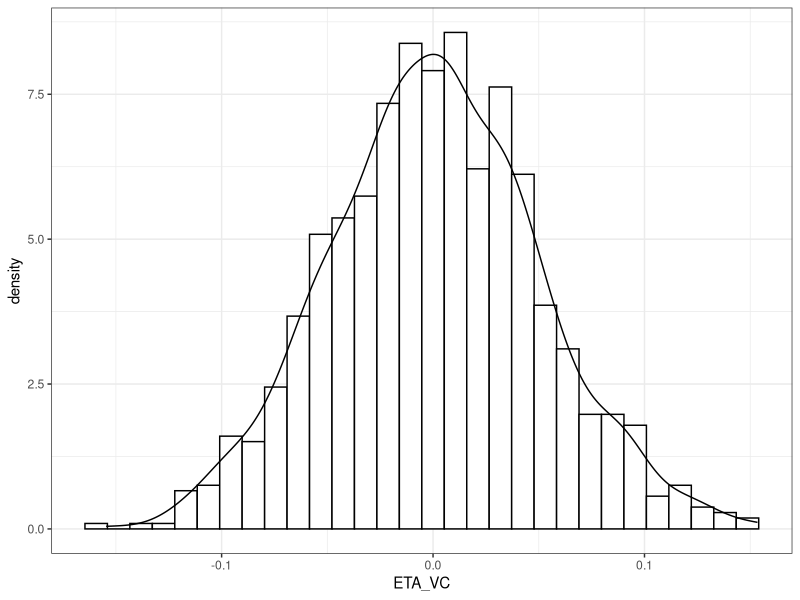
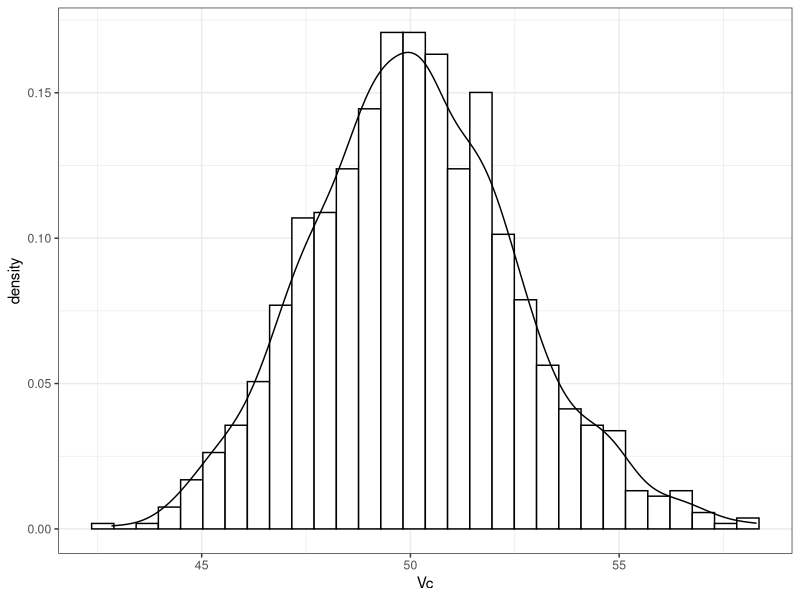
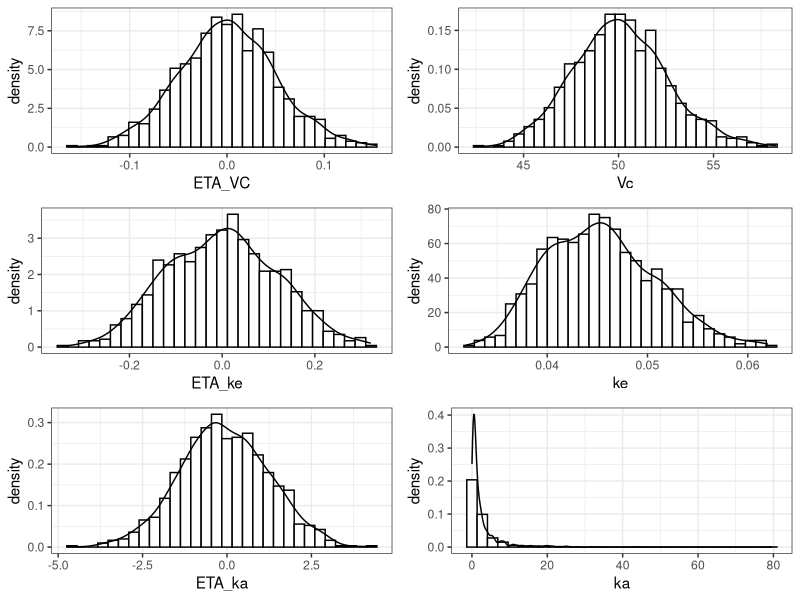
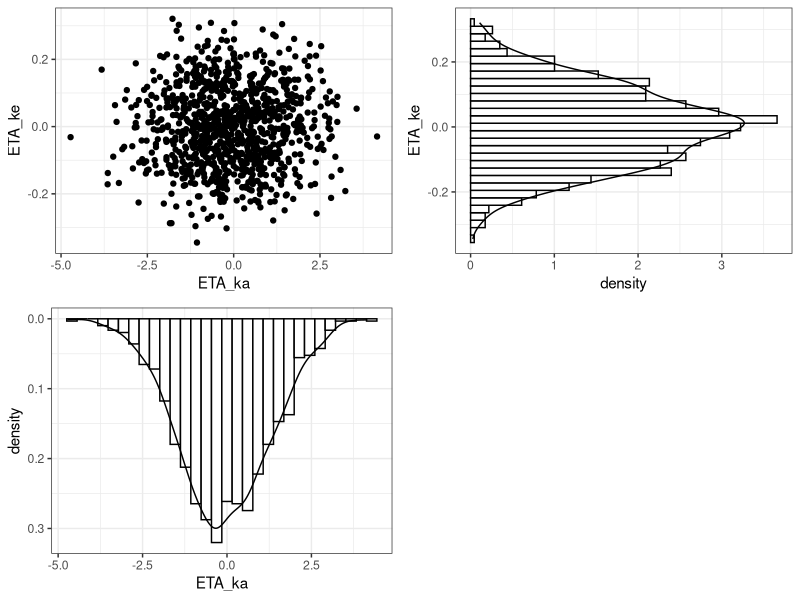
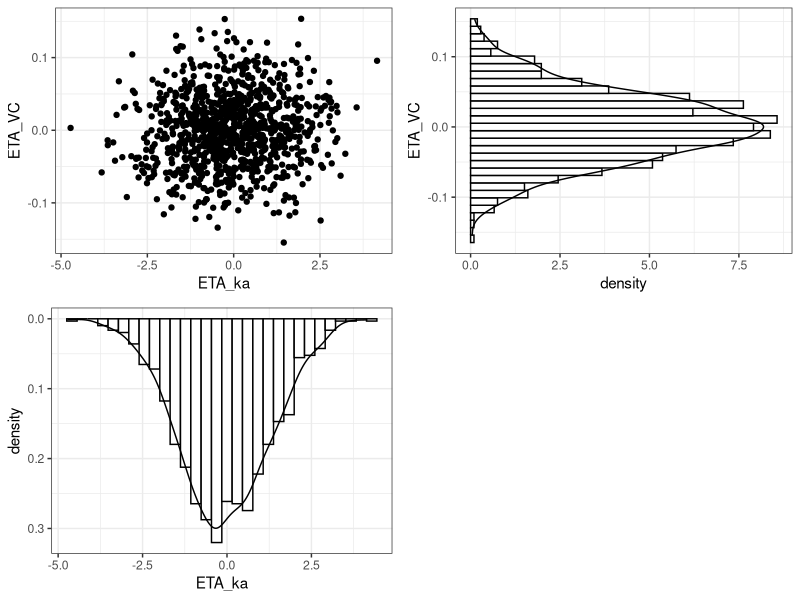
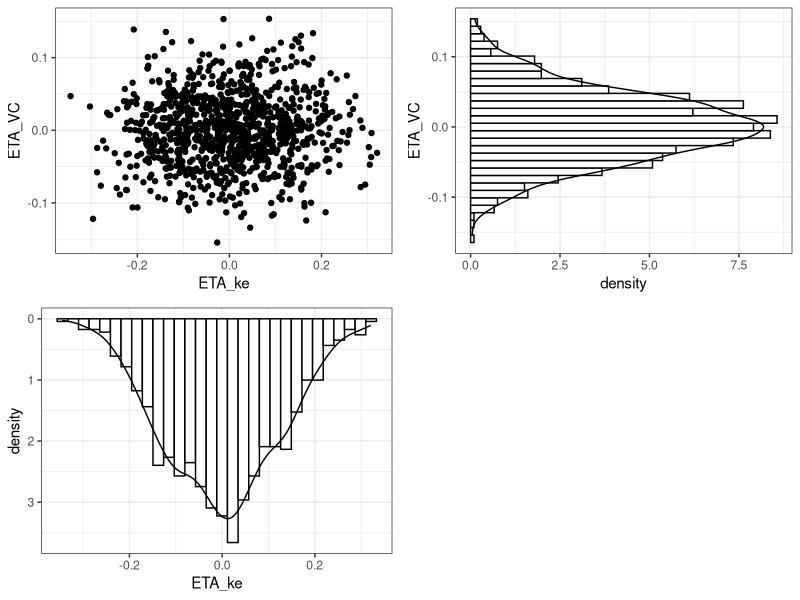
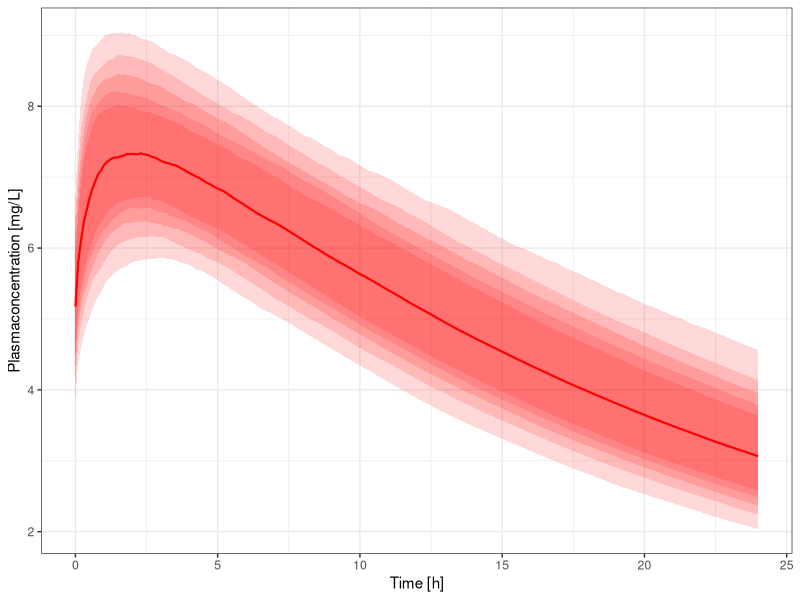

The R source for these figures, in order:

library(ggplot2)

##
## Wichtig ist also die Variabilität in den PK - Parametern
## 

### Modelliert wird das allerdings nicht so wie wir das hier gesehen haben mit Mittelwert +/- SD, weil die 
### Parameter dabei theoretisch kleiner 0 werden können.

## Eine Variante, wie die Parameter stets über Null liegen ist die Darstellung zum Beispiel für Vc:

## Vc = Vpop * exp(ETA_VC)

## Wobei ETA_VC aus einer Normalverteilung mit dem Mittelwert 0 und der SD = omega kommt

## in R =>

Vpop <- 50 #L

omega_vc <- 0.05 # SD des Random Effects

ETA_VC <- rnorm(n=1000, mean=0, sd=omega_vc)

Vc <- Vpop * exp(ETA_VC)

dat <- data.frame(n=1:1000, ETA_VC, Vc)

pl1 <- ggplot(data = dat) + geom_histogram(aes(x=ETA_VC, y=..density..), fill="white", colour="black") + 
  geom_density(aes(y=..density.., x=ETA_VC)) + theme_bw()

pl1

pl2 <- ggplot(data = dat) + geom_histogram(aes(x=Vc, y=..density..), fill="white", colour="black") + 
  geom_density(aes(y=..density.., x=Vc)) + theme_bw()

pl2
## Hallo du
##
## Da man nicht nur einen PK Parameter mit Unsicherheit hat, sondern immer mehrere können wir für die anderen Parameter auch eine
## ähnliche Formel aufstellen

ke_pop <- 0.045 #1/h

omega_ke <- 0.12

ETA_ke <- rnorm(n=1000, mean=0, sd=omega_ke)

ke <- ke_pop * exp(ETA_ke)

dat <- cbind(dat, ke)


## und für ka das gleiche

ka_pop <- 1.25 # 1/h

omega_ka <- 1.34

ETA_ka <- rnorm(n=1000, mean = 0, sd=omega_ka)

ka <- ka_pop * exp(ETA_ka)

dat <- cbind(dat, ka)



## Jetzt schauen wir uns die weiteren plots an

pl3 <- ggplot(data = dat) + geom_histogram(aes(x=ETA_ke, y=..density..), fill="white", colour="black") + 
  geom_density(aes(y=..density.., x=ETA_ke)) + theme_bw()



pl4 <- ggplot(data = dat) + geom_histogram(aes(x=ke, y=..density..), fill="white", colour="black") + 
  geom_density(aes(y=..density.., x=ke)) + theme_bw()


pl5 <- ggplot(data = dat) + geom_histogram(aes(x=ETA_ka, y=..density..), fill="white", colour="black") + 
  geom_density(aes(y=..density.., x=ETA_ka)) + theme_bw()


pl6 <- ggplot(data = dat) + geom_histogram(aes(x=ka, y=..density..), fill="white", colour="black") + 
  geom_density(aes(y=..density.., x=ka)) + theme_bw()


gridExtra::grid.arrange(pl1, pl2, pl3, pl4, pl5, pl6, nrow=3, ncol=2)

##
## Um die zufälligen Effekte alle zusammen zu halten bildet man die sogenannte omega-Matrix eine symmetrische Matrix deren 
## Diagonalen Elemente normalerweise die Varianz der Random Effects tragen
## in R =>

omega_mat <- matrix(c(omega_vc^2, 0, 0,
                      0, omega_ke^2, 0,
                      0, 0, omega_ka^2), nrow = 3, ncol=3)


omega_mat

# In die Nicht-Diagnolen Felder stehen die Kovarianzen (wenn zwei random Effekte miteinander korrelieren)
#
##
## Lasst uns schauen, ob die zufälligen Effekte korrelieren

pl7 <- ggplot(data = dat) + geom_point(aes(x=ETA_ka, y=ETA_ke)) + theme_bw()
pl8 <- ggplot(data = dat) + geom_point(aes(x=ETA_ka, y=ETA_VC)) + theme_bw()
pl9 <- ggplot(data = dat) + geom_point(aes(x=ETA_ke, y=ETA_VC)) + theme_bw()

gridExtra::grid.arrange(pl7, pl3+coord_flip(), pl5+scale_y_reverse(),  nrow=2, ncol=2)
gridExtra::grid.arrange(pl8, pl1+coord_flip(), pl5+scale_y_reverse(),  nrow=2, ncol=2)
gridExtra::grid.arrange(pl9, pl1+coord_flip(), pl3+scale_y_reverse(),  nrow=2, ncol=2)

##
## -- puhh --- zum Glück keine Korrelationen zu erkennen. Die "off-diagnol" Felder bleiben bei Null ...... erstmal :-)
##


## Erzeugen wir unsere Simulationen


## PK model for steady state 1-cmt oral first order absorption and first order elimination
pk_model_ss<- function(AMT, F_oral, Vc, ke, ka, time, tau=12){
  conc <- F_oral*AMT/Vc *(ka/(ka-ke))*( (exp(-ke*(time) )/(1-exp(-ke*tau))) - (exp(-ka*(time) )/(1-exp(-ka*tau))) )
  return(conc)
}

times = seq(from=0, to=24, by=0.1)

## 1000 Kurven mit diesem Modell generieren

dat_mc <- NULL

  ## MC simulation der PK-Resultate n Verschiedene Kurven erzeugen je nachdem ob steady state oder single dose
  for(i in 1:1000){

      CP_mc <-  pk_model_ss(AMT=200, 
                            F_oral=0.87, 
                            dat$Vc[i], 
                            dat$ke[i], 
                            dat$ka[i], 
                            times) 
    ## Jede Spalte enthält eine Simulation => 1000 Spalten werden im laufe der Schleife erzeugt
    dat_mc <- cbind(dat_mc, CP_mc)
  }

## Bewirkt ein drehen der Tabelle um 90° => Spalten werden zu Zeilen und Zeilen zu spalten
## In jeder Spalte stehen jetzt die 1000 Simulationen für jeden einzelnen Zeitpunkt
## Jede Spalte steht für einen Zeitpunkt der simuliert wurde (diese Zeitpunkte sind in times hinterlegt)
transposed_data <- t(dat_mc)

## Jede Spalte wird jetzt auf 11 Zeilen eingeschrumpft => Eine Zeile für das 5, 10, 15, 20, 25% Percentil, Median 
## und 75,80,85,90 und 95% Percentil
s <- apply(transposed_data,2,function(x) quantile(x,probs=c(0.05,0.1,0.15,0.2,0.25,0.5,0.75,0.8,0.85,0.9,0.95)))

# diese Perzentile liegen danach in s[1, ], s[2, ],  s[3, ] ....

## Ergebnisse zusammenfassen in einem data.frame
plot_dat <- data.frame(TIME=times, CP_min_1=s[1,], CP_min_2=s[2,], CP_min_3=s[3,], CP_min_4=s[4,], CP_min_5=s[5,], 
                       CP=s[6,], 
                       CP_max_1=s[7,], CP_max_2=s[8,],CP_max_3=s[9,],CP_max_4=s[10,],CP_max_5=s[11,])

my_beautiful_colour = "red"

pl <- ggplot(plot_dat) + geom_line(aes(x=TIME, y=CP), colour=my_beautiful_colour, size=0.75) + 
  geom_ribbon(aes(x=TIME, ymax=CP_max_5, ymin=CP_min_1), alpha=0.15, fill=my_beautiful_colour) +
  geom_ribbon(aes(x=TIME, ymax=CP_max_4, ymin=CP_min_2), alpha=0.15, fill=my_beautiful_colour) +
  geom_ribbon(aes(x=TIME, ymax=CP_max_3, ymin=CP_min_3), alpha=0.15, fill=my_beautiful_colour) +
  geom_ribbon(aes(x=TIME, ymax=CP_max_2, ymin=CP_min_4), alpha=0.15, fill=my_beautiful_colour) +
  geom_ribbon(aes(x=TIME, ymax=CP_max_1, ymin=CP_min_5), alpha=0.15, fill=my_beautiful_colour) +
  theme_bw() + xlab("Time [h]") + ylab("Plasmaconcentration [mg/L]")

pl


